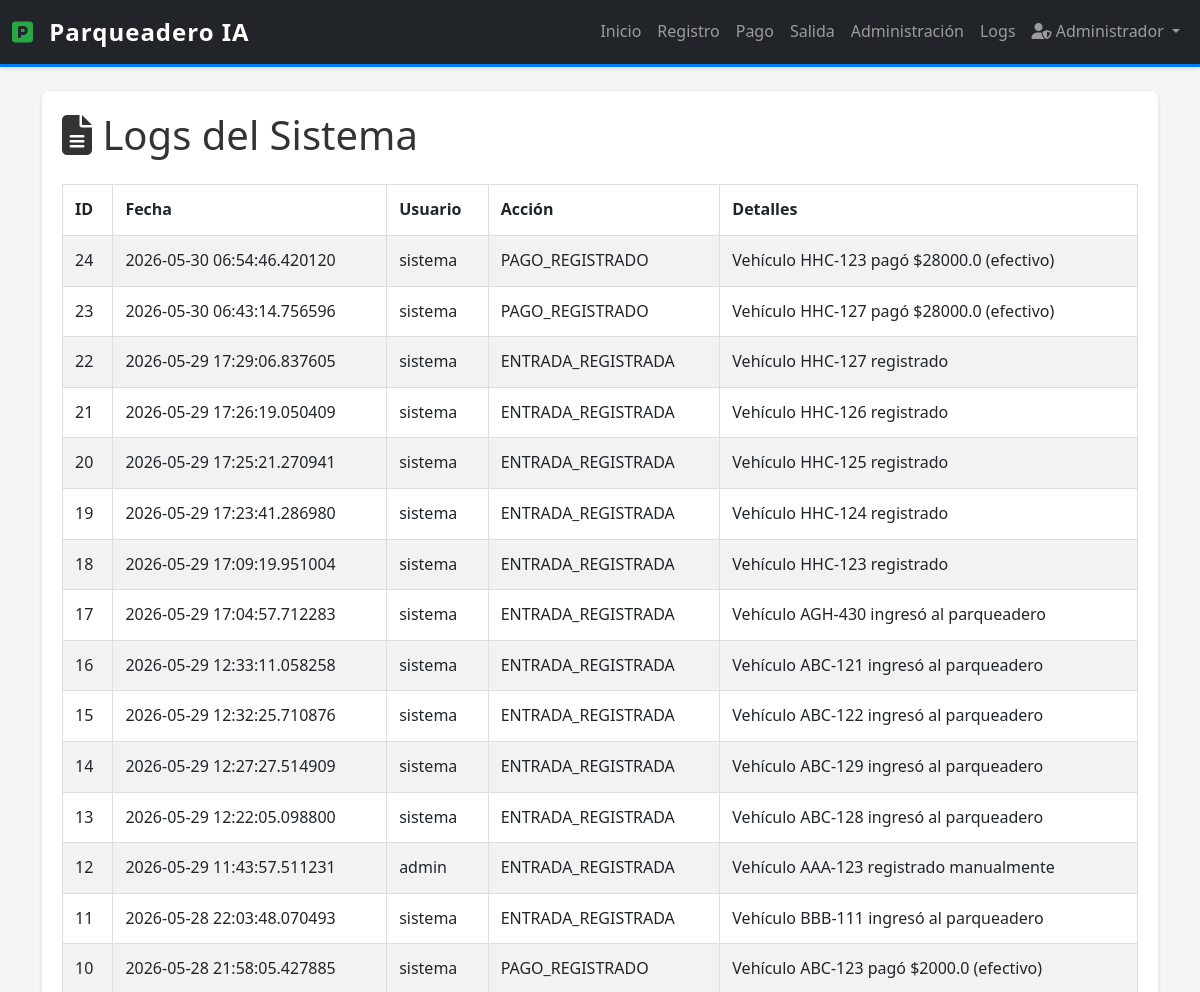
/admin/logs (signed in, upper part), run on an earlier commit of the app's database.
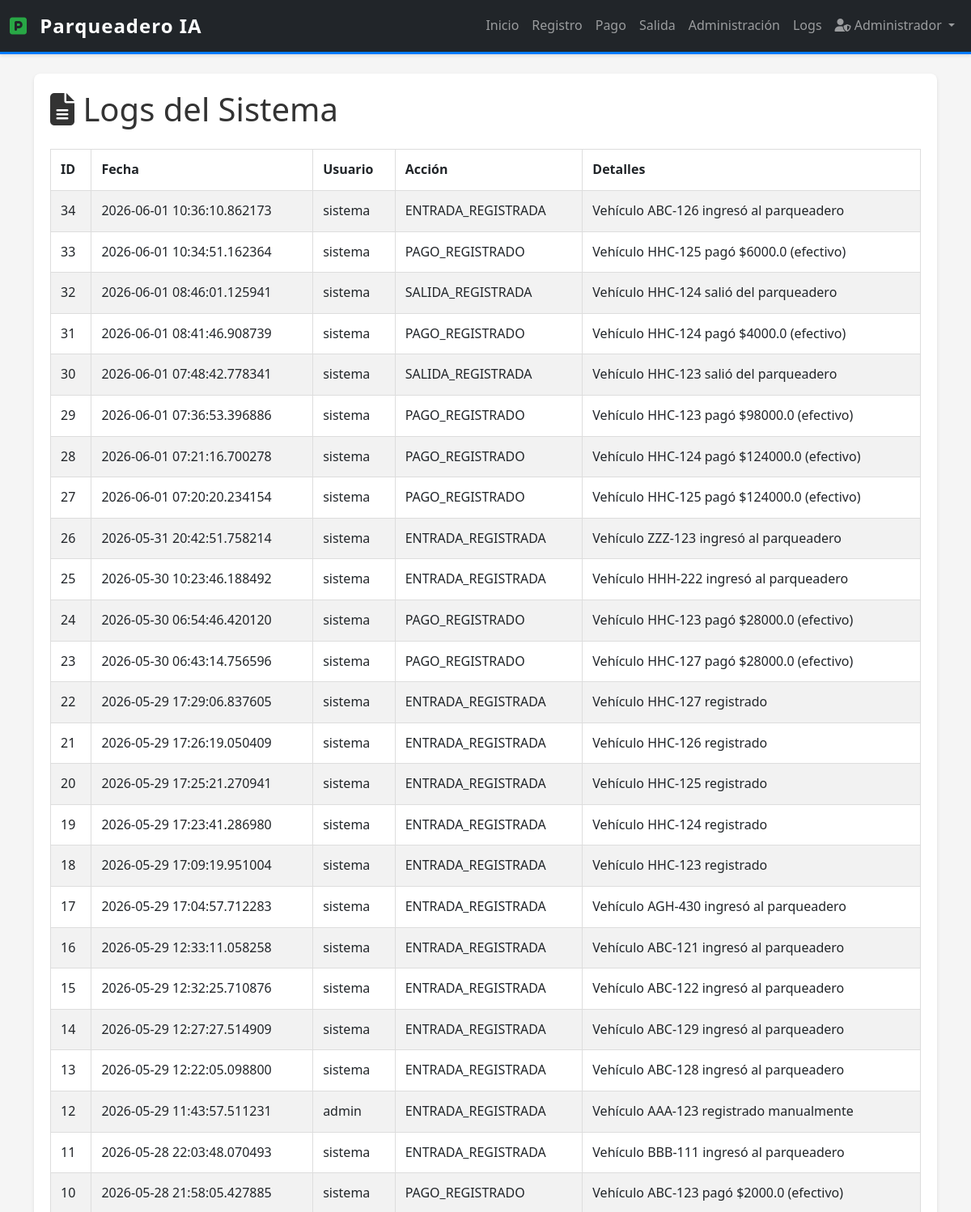
And on a later commit of the database.
### app/models.py (models this page shows, shortened)
class BaseModel(db.Model):
    __abstract__ = True
    id = db.Column(db.Integer, primary_key=True)
    created_at = db.Column(db.DateTime, default=datetime.now, nullable=False)
    updated_at = db.Column(
        db.DateTime, default=datetime.now, onupdate=datetime.now, nullable=False
    )

class SystemLog(BaseModel):
    __tablename__ = "system_logs"
    accion = db.Column(db.String(100), nullable=False)
    detalles = db.Column(db.Text, nullable=True)
    usuario = db.Column(db.String(50), default="sistema", nullable=False)
    ACCIONES_VALIDAS = {
        "ENTRADA_REGISTRADA",
        "SALIDA_REGISTRADA",
        "PAGO_REGISTRADO",
        "PLACA_DETECTADA",
        "ERROR_OCR",
        "LOGIN_ADMIN",
        "LOGOUT_ADMIN",
        "SESION_ADMIN",
        "INICIALIZACION",
    }

### app/routes/admin.py (the view)
@require_admin
def get_logs():
    try:
        logs = SystemLog.query.order_by(SystemLog.created_at.desc()).all()
        return render_template("admin/logs.html", logs=logs)
    except Exception as e:
        return jsonify({"success": False, "error": str(e)}), 500

### app/routes/auth.py (called while the page is built)
def require_admin(f):
    from functools import wraps
    @wraps(f)
    def decorated_function(*args, **kwargs):
        if not session.get("is_admin"):
            return redirect(url_for("admin_login"))
        return f(*args, **kwargs)
    return decorated_function

### app/services/logging_service.py (called while the page is built)
    @staticmethod
    def info(message):
        logger.info(message)

### app/templates/admin/logs.html (shortened to what this page needs)
{% extends "base.html" %}
{% block content %}
<div class="logs-container">
    <h1>
        <i class="fas fa-file-alt"></i> Logs del Sistema
    </h1>
    <table class="table table-striped">
        <thead>
            <tr>
                <th>ID</th>
                <th>Fecha</th>
                <th>Usuario</th>
                <th>Acción</th>
                <th>Detalles</th>
            </tr>
        </thead>
        <tbody>
            {% for log in logs %}
            <tr>
                <td>{{ log.id }}</td>
                <td>{{ log.created_at }}</td>
                <td>{{ log.usuario }}</td>
                <td>{{ log.accion }}</td>
                <td>{{ log.detalles }}</td>
            </tr>
            {% endfor %}
        </tbody>
    </table>
</div>
{% endblock %}

### app/templates/base.html (shortened to what this page needs)
<!DOCTYPE html>
<html lang="es">
<head>
    <link href="https://cdn.jsdelivr.net/npm/bootstrap@5.3.0/dist/css/bootstrap.min.css" rel="stylesheet">
    <link href="https://cdnjs.cloudflare.com/ajax/libs/font-awesome/6.4.0/css/all.min.css" rel="stylesheet">
    <link href="{{ url_for('static', filename='css/style.css') }}" rel="stylesheet">
</head>
<body>
    <nav class="navbar navbar-expand-lg navbar-dark bg-dark">
        <div class="container-fluid">
            <a class="navbar-brand" href="/">
                <i class="fas fa-parking"></i> Parqueadero IA
            </a>
            <div class="collapse navbar-collapse" id="navbarNav">
                <ul class="navbar-nav ms-auto">
                    <li class="nav-item">
                        <a class="nav-link" href="/">Inicio</a>
                    </li>
                    <li class="nav-item" id="navRegistro" style="display: none;">
                        <a class="nav-link" href="/entrada">Registro</a>
                    </li>
                    <li class="nav-item" id="navPago" style="display: none;">
                        <a class="nav-link" href="/pago">Pago</a>
                    </li>
                    <li class="nav-item" id="navSalida" style="display: none;">
                        <a class="nav-link" href="/salida">Salida</a>
                    </li>
                    <li class="nav-item" id="navAdmin" style="display: none;">
                        <a class="nav-link" href="/admin">Administración</a>
                    </li>
                    <li class="nav-item" id="navLogs" style="display: none;">
                        <a class="nav-link" href="/admin/logs">Logs</a>
                    </li>
                    <li class="nav-item dropdown" id="adminDropdown" style="display: none;">
                        <a class="nav-link dropdown-toggle" href="#" id="adminMenu" role="button"
                            data-bs-toggle="dropdown">
                            <i class="fas fa-user-shield"></i> <span id="adminName">Admin</span>
                        </a>
                    </li>
                </ul>
            </div>
        </div>
    </nav>
    <main class="py-4">
        <div class="container">
            {% block content %}{% endblock %}
        </div>
    </main>
</body>
</html>

### app/static/css/style.css (style rules this page uses)
:root { --primary-color: #007bff; --success-color: #28a745; --danger-color: #dc3545; --warning-color: #ffc107; --dark-color: #343a40; }
* { margin: 0; padding: 0; box-sizing: border-box; }
body { font-family: 'Segoe UI', Tahoma, Geneva, Verdana, sans-serif; background-color: #f5f5f5; color: #333; line-height: 1.6; }
.navbar { box-shadow: 0 2px 4px rgba(0, 0, 0, 0.1); border-bottom: 3px solid var(--primary-color); }
.navbar-brand { font-weight: bold; font-size: 1.5rem; letter-spacing: 1px; }
.navbar-brand i { margin-right: 8px; color: var(--success-color); }
.table { background: white; border-collapse: collapse; }
.table thead { background-color: var(--dark-color); color: white; }
.table tbody tr { transition: background-color 0.2s ease; }
.table td, .table th { padding: 12px; border-bottom: 1px solid #ddd; }
main { min-height: calc(100vh - 200px); }

### app/templates/admin/logs.html (style rules this page uses)
.logs-container { background: white; border-radius: 8px; padding: 20px; box-shadow: 0 2px 4px rgba(0, 0, 0, 0.1); }
.logs-container h1 { color: #333; margin-bottom: 25px; }
table { width: 100%; border-collapse: collapse; }
th, td { padding: 12px; border: 1px solid #ddd; text-align: left; }
th { background: #007bff; color: white; font-weight: 600; }
tbody tr:nth-child(even) { background: #f9f9f9; }

What changed in the data, as far as the page shows it:
added SystemLog: id "34", created_at "2026-06-01 10:36:10.862173", usuario "sistema", accion "ENTRADA_REGISTRADA", detalles "Vehículo ABC-126 ingresó al parqueadero"
added SystemLog: id "33", created_at "2026-06-01 10:34:51.162364", usuario "sistema", accion "PAGO_REGISTRADO", detalles "Vehículo HHC-125 pagó $6000.0 (efectivo)"
added SystemLog: id "32", created_at "2026-06-01 08:46:01.125941", usuario "sistema", accion "SALIDA_REGISTRADA", detalles "Vehículo HHC-124 salió del parqueadero"
added SystemLog: id "31", created_at "2026-06-01 08:41:46.908739", usuario "sistema", accion "PAGO_REGISTRADO", detalles "Vehículo HHC-124 pagó $4000.0 (efectivo)"
added SystemLog: id "30", created_at "2026-06-01 07:48:42.778341", usuario "sistema", accion "SALIDA_REGISTRADA", detalles "Vehículo HHC-123 salió del parqueadero"
added SystemLog: id "29", created_at "2026-06-01 07:36:53.396886", usuario "sistema", accion "PAGO_REGISTRADO", detalles "Vehículo HHC-123 pagó $98000.0 (efectivo)"
added SystemLog: id "28", created_at "2026-06-01 07:21:16.700278", usuario "sistema", accion "PAGO_REGISTRADO", detalles "Vehículo HHC-124 pagó $124000.0 (efectivo)"
added SystemLog: id "27", created_at "2026-06-01 07:20:20.234154", usuario "sistema", accion "PAGO_REGISTRADO", detalles "Vehículo HHC-125 pagó $124000.0 (efectivo)"
added SystemLog: id "26", created_at "2026-05-31 20:42:51.758214", usuario "sistema", accion "ENTRADA_REGISTRADA", detalles "Vehículo ZZZ-123 ingresó al parqueadero"
added SystemLog: id "25", created_at "2026-05-30 10:23:46.188492", usuario "sistema", accion "ENTRADA_REGISTRADA", detalles "Vehículo HHH-222 ingresó al parqueadero"
